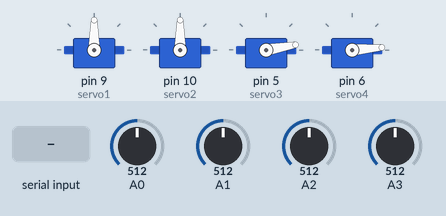
This sketch was run on a simulated Arduino Uno, built with avr-gcc and run on an emulated ATmega328P. On the bench: 4 × servo. The test bench sets the inputs (shaded band); at power-on: A0 = 512, A1 = 512, A2 = 512, A3 = 512. What the sketch prints to the serial monitor is not drawn.

Above: at 1.2 s.
1.3 s: "A" received over Serial
At 2.5 s:
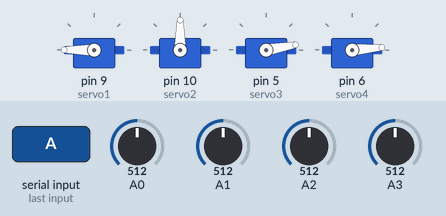
3.7 s: "B" received over Serial
At 6.0 s:
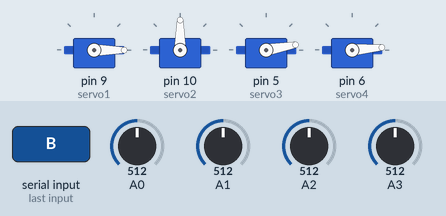
6.7 s: "E" received over Serial
At 8.6 s:
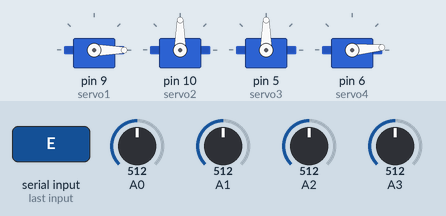
9.0 s: "D" received over Serial
At 11.1 s:
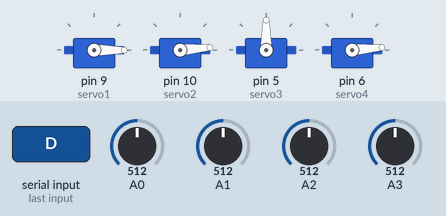
11.4 s: "F" received over Serial
At 13.1 s:
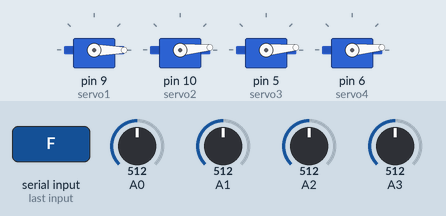
13.8 s: "G" received over Serial
At 14.9 s:
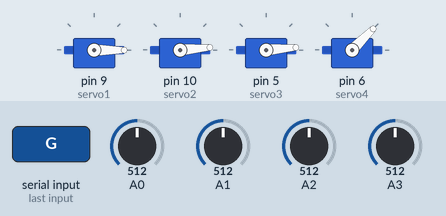
Timing chart, 0 to 16.7 s (numbered marks = the images above; inputs shaded):
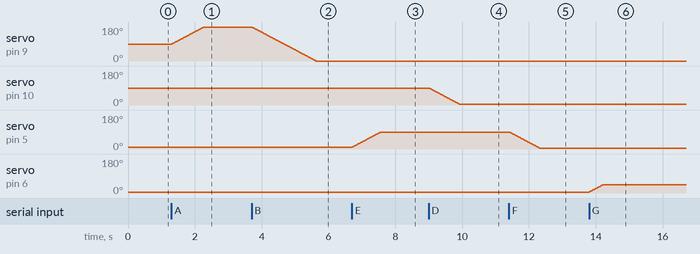

Measured:
- after the input at 1.3 s, servo on pin 9 (servo1): moves from 90° to 180° over 0.96 s, starting at once
- after the input at 3.7 s, servo on pin 9 (servo1): moves from 180° to 0° over 1.9 s, starting at once
- after the input at 6.7 s, servo on pin 5 (servo3): moves from 10° to 90° over 0.85 s, starting at once
- after the input at 9.0 s, servo on pin 10 (servo2): moves from 90° to 5° over 0.90 s, starting at once
- after the input at 11.4 s, servo on pin 5 (servo3): moves from 90° to 5° over 0.90 s, starting at once
- after the input at 13.8 s, servo on pin 6 (servo4): moves from 5° to 45° over 0.42 s, starting at once

The sketch:

servoRobotDieuKhienBangBluetooth.ino
```cpp
#include<Servo.h>//them thu vien
char lenh =' ';
int goc1 = 90;//0-180
int goc2 = 90;//0-50
int goc3 = 10;//0-75
int goc4 = 5;//5-45
int jsTraix = 0;
int jsTraiy = 0;
int jsPhaix = 0;
int jsPhaiy = 0;

Servo servo1;
Servo servo2;
Servo servo3;
Servo servo4;

void setup() {
  // put your setup code here, to run once:
  servo1.attach(9);
  servo2.attach(10);
  servo3.attach(5);
  servo4.attach(6);
  Serial.begin(9600);
  servo1.write(90);
  servo2.write(10);
  servo3.write(10);
  servo4.write(5);
}

void loop() {

  // put your main code here, to run repeatedly:
  jsPhaix = analogRead(A0);
  jsPhaiy = analogRead(A1);
  jsTraix = analogRead(A2);
  jsTraiy = analogRead(A3);

if (Serial.available() > 0) {
lenh = Serial.read();
}
Serial.print(lenh);
  if (lenh == 'A' && goc1 < 180) {
    goc1 += 1;
  }
  if (lenh =='B' && goc1 > 0) {
    goc1 -= 1;
  }

  if (lenh =='F' && goc3 >5) {
    goc3 -= 1;
  }
  if (lenh =='E' && goc3 <90) {
    goc3 += 1;
  }

  if ( lenh =='D'&& goc2 > 5) {
    goc2 -= 1;
  }
  if (lenh=='C' && goc2 < 90) {
    goc2 += 1;
  }

  if (lenh=='G' && goc4 < 45) {
    goc4 += 1;
  }
  if (lenh == 'H' && goc4 > 0) {
    goc4 -= 1;
  }
  servo1.write(goc1);
  servo2.write(goc2);
  servo3.write(goc3);
  servo4.write(goc4);
  delay(10);
}
```
